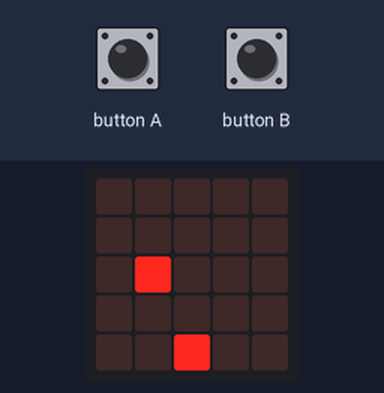
Simulated run of this program. Board: BBC micro:bit (MakeCode). On the bench: the board's 5×5 LED display. The inputs (shaded band) are chosen by the test bench. Random numbers come from a fixed seed; the short countdown, score and lost-life animations are approximate; the run ends where the board's game-over animation would start. At 5.5 s the program stops and its outputs stay as they are.

Above: at 1.2 s.
1.3 s: button B pressed for 0.15 s
At 3.0 s:
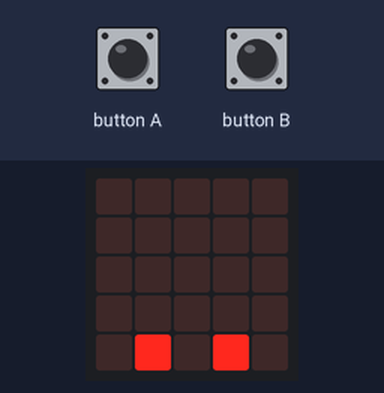
3.7 s: button A pressed for 0.15 s
At 5.0 s:
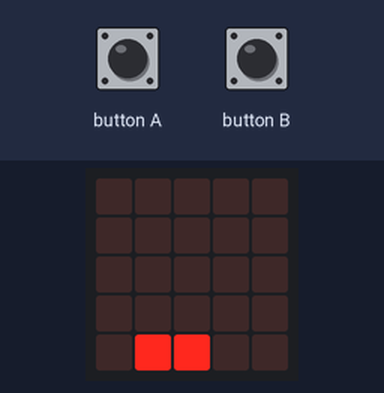
5.3 s: button A pressed for 0.15 s
At 6.2 s:
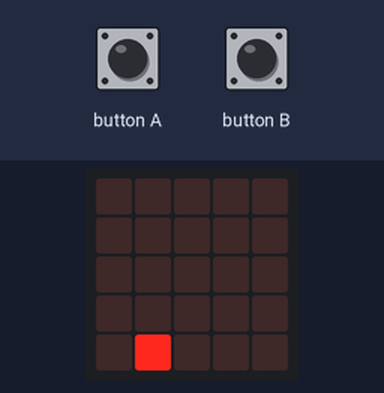
Timing chart, 0 to 7.0 s (numbered marks = the images above; inputs shaded):
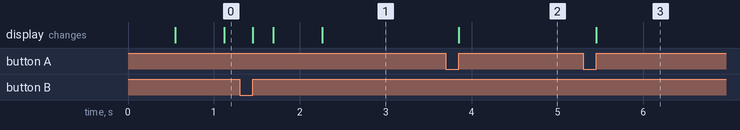

Measured:
- after the input at 3.7 s, the display: changes after 0.15 s (image 2)
- after the input at 5.3 s, the display: changes after 0.15 s (image 3)

The program:

main.ts
```typescript
input.onButtonPressed(Button.A, function () {
    Monkey.change(LedSpriteProperty.X, -1)
})
input.onButtonPressed(Button.B, function () {
    Monkey.change(LedSpriteProperty.X, 1)
})
let Monkey: game.LedSprite = null
game.setScore(0)
Monkey = game.createSprite(2, 4)
let Banana = game.createSprite(randint(0, 4), 0)
basic.forever(function () {
    basic.pause(550)
    Banana.change(LedSpriteProperty.Y, 1)
})
basic.forever(function () {
    if (Banana) {
        if (Banana.isTouching(Monkey)) {
            game.addScore(1)
            Banana.delete()
            Banana = game.createSprite(randint(0, 4), 0)
        }
    }
})
basic.forever(function () {
    if (Banana) {
        if (Banana.get(LedSpriteProperty.X) == 4) {
            game.gameOver()
        }
    }
})
```

test.ts
```typescript
// 在這裡測試；當此封包作為擴充功能時，將不會編譯此內容。
```
